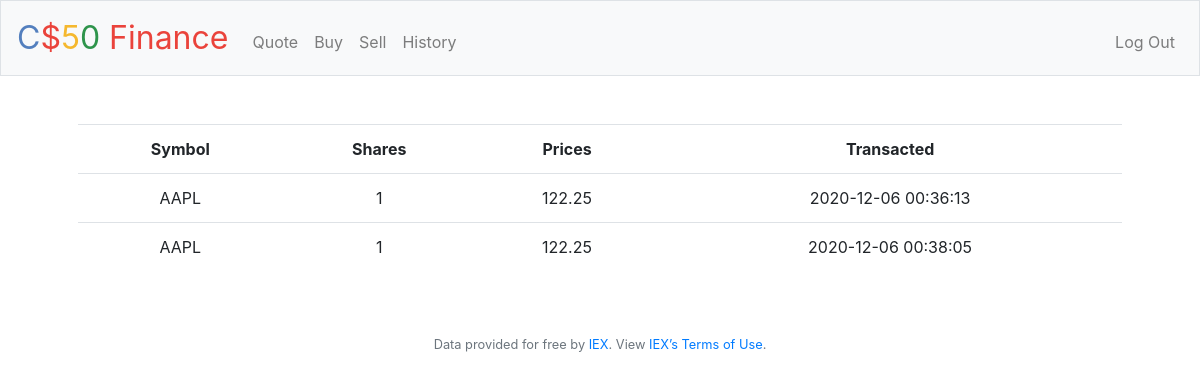
Screenshot of /history (signed in) with the database file from the repository.
### tables this page shows
CREATE TABLE 'history' ('symbol' TEXT, 'shares' NUMERIC NOT NULL, 'price' NUMERIC NOT NULL, 'transacted' TEXT NOT NULL, 'users_id' INTEGER FOREIGNKEY);

### finance/application.py (the view)
@app.route("/history")
@login_required
def history():
    transactions = db.execute("SELECT * FROM history WHERE users_id = ?", session["user_id"])
    return render_template("history.html", transactions=transactions)

### finance/application.py (called while the page is built)
@app.after_request
def after_request(response):
    response.headers["Cache-Control"] = "no-cache, no-store, must-revalidate"
    response.headers["Expires"] = 0
    response.headers["Pragma"] = "no-cache"
    return response

### finance/helpers.py (called while the page is built)
def login_required(f):
    @wraps(f)
    def decorated_function(*args, **kwargs):
        if session.get("user_id") is None:
            return redirect("/login")
        return f(*args, **kwargs)
    return decorated_function

### finance/templates/history.html (shortened to what this page needs)
{% extends "layout.html" %}
{% block main %}
    <table class="table">
            <tr>
                <th>Symbol</th>
                <th>Shares</th>
                <th>Prices</th>
                <th>Transacted</th>
            </tr>
            {% for row in transactions %}
            <tr>
                <td>{{row["symbol"]}}</td>
                <td>{{row["shares"]}}</td>
                <td>{{row["price"]}}</td>
                <td>{{row["transacted"]}}</td>
            </tr>
            {% endfor %}
    </table>
{% endblock %}

### rows the page displays
history: symbol "AAPL", shares "1", price "122.25", transacted "2020-12-06 00:36:13"
history: symbol "AAPL", shares "1", price "122.25", transacted "2020-12-06 00:38:05"
